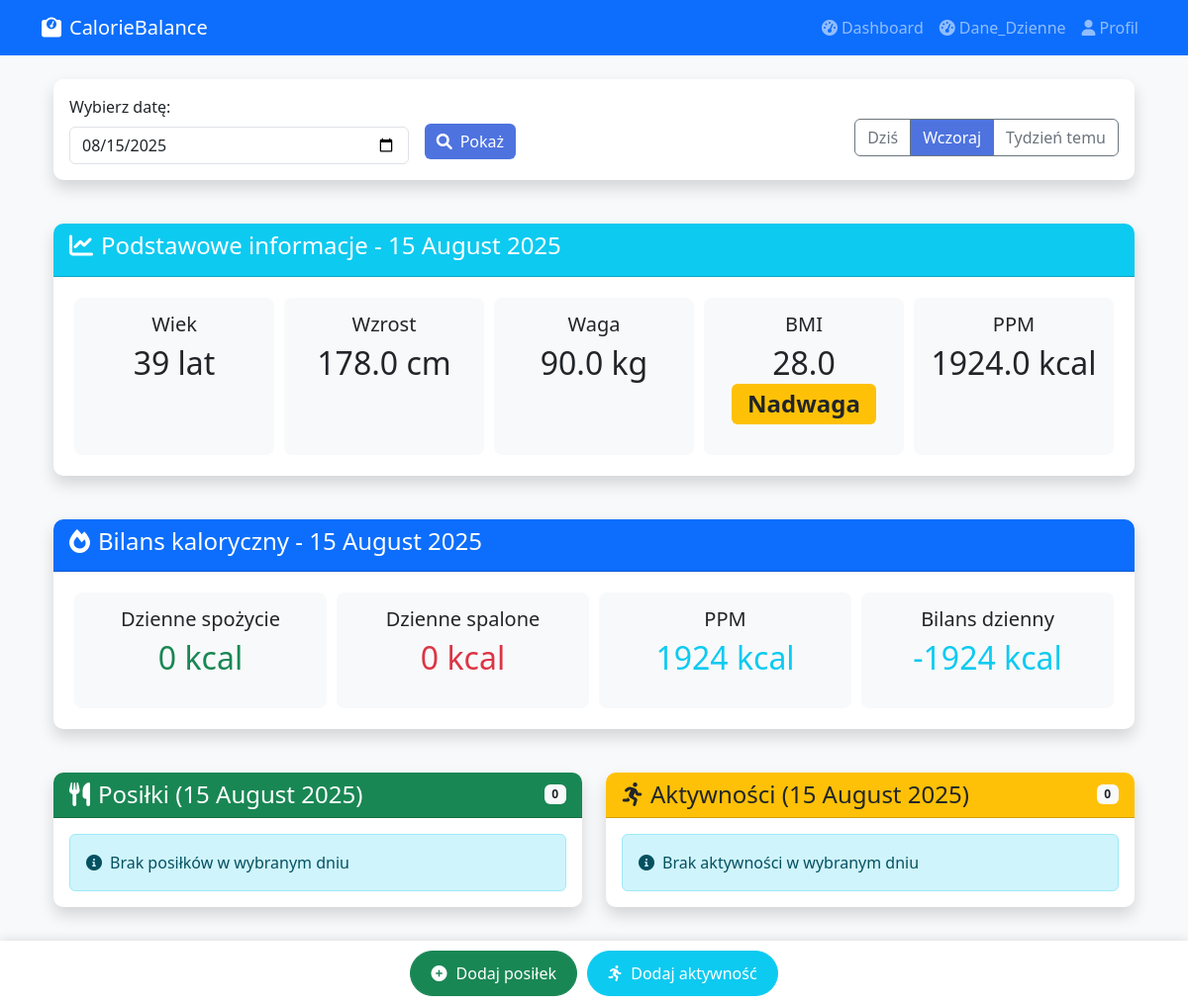
Page /daily-summary/?date=2025-08-15 (signed in) on the earlier database version.
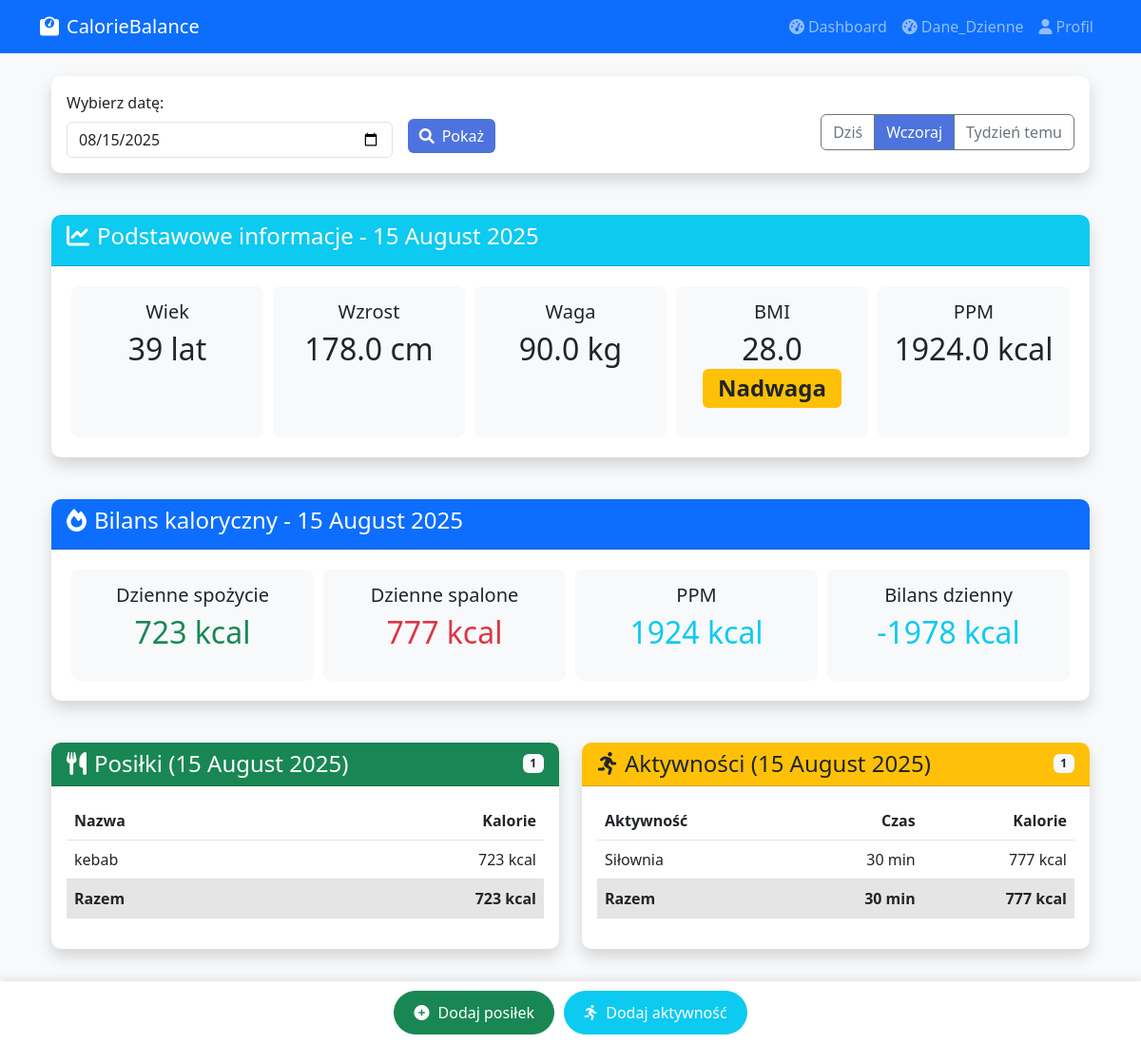
Same page on the later database version.
### calorie_tracker/models.py (models this page shows, shortened)
class Meal(models.Model):
    user = models.ForeignKey(User, on_delete=models.CASCADE)
    calories = models.FloatField()
    meal = models.CharField(max_length=100)
    protein = models.FloatField(default=0)
    carbs = models.FloatField(default=0)
    fat = models.FloatField(default=0)
    serving_qty = models.FloatField(default=0)
    serving_unit = models.CharField(max_length=50, blank=True)
    date = models.DateField()
    raw_api_data = models.JSONField(null=True, blank=True)
    class Meta:
        ordering = ['-date', '-id']  # Domyślne sortowanie

class Activity(models.Model):
    ACTIVITY_CHOICES = [
        ('RUN', 'Bieganie'),
        ('SWIM', 'Pływanie'),
        ('CYCLE', 'Jazda na rowerze'),
        ('GYM', 'Siłownia'),
        ('WALKING', 'Spacer'),
        ('Hiking', 'Chodzenie po górach'),
        ('Climbing', 'Wspinaczka'),
        ('OTHER', 'Inne')
    ]
    user = models.ForeignKey(User, on_delete=models.CASCADE)
    activity_type = models.CharField(
        max_length=20,
        choices=ACTIVITY_CHOICES,
        default='OTHER'  # Dodajemy domyślną wartość
    )
    duration = models.PositiveIntegerField(default=30)  # w minutach
    calories_burned = models.PositiveIntegerField()
    date = models.DateField()
    notes = models.TextField(blank=True)

### calorie_tracker/views.py (the view)
# urls.py: path('daily-summary/', daily_summary_view, name='daily-summary-html'),
def daily_summary_view(request):
    user = request.user
    profile = getattr(user, 'userprofile', None)
    selected_date_str = request.GET.get('date')
    if selected_date_str:
        try:
            selected_date = date.fromisoformat(selected_date_str)
        except (ValueError, TypeError):
            selected_date = date.today()
    else:
        selected_date = date.today()
    meals = Meal.objects.filter(user=user, date=selected_date).order_by('-id')
    activities = Activity.objects.filter(user=user, date=selected_date).order_by('-id')
    ppm = calculate_ppm(profile) if profile else None
    total_eaten = sum(meal.calories for meal in meals)
    total_burned = sum(activity.calories_burned for activity in activities)
    total_activity_duration = sum(activity.duration for activity in activities)
    balance = total_eaten - total_burned - ppm
    age = calculate_age(profile.date_of_birth) if profile.date_of_birth else None
    bmi = None
    if profile and profile.weight and profile.height:
        height_m = profile.height / 100
        bmi = calculate_bmi(profile.weight, height_m)
    context = {
        'today': date.today(),
        'yesterday': date.today() - timedelta(days=1),
        'week_ago': date.today() - timedelta(days=7),
        'selected_date': selected_date,
        'total_eaten': total_eaten,
        'total_burned': total_burned,
        'total_activity_duration': total_activity_duration,
        'balance': round(balance,0) if balance else None,
        'meals': meals,
        'activities': activities,
        'bmi': round(bmi,0) if bmi else None,
        'ppm': round(ppm,0)if ppm else None,
        'height': profile.height if profile else None,
        'weight': profile.weight if profile else None,
        'age':age
    }
    return render(request, "daily_summary.html", context)

### calorie_tracker/views.py (called while the page is built)
def calculate_age(birth_date):
    today = date.today()
    return today.year - birth_date.year - ((today.month, today.day) < (birth_date.month, birth_date.day))

def calculate_ppm(profile):
    if profile.date_of_birth and profile.weight and profile.height and profile.gender:
        age = calculate_age(profile.date_of_birth)
        if profile.gender == 'F':
            return 655 + (9.6 * profile.weight) + (1.8 * profile.height) - (4.7 * age)
        else:
            return 66 + (13.7 * profile.weight) + (5 * profile.height) - (6.8 * age)
    return None

def calculate_bmi(weight: float, height: float) -> float:
    return weight / (height ** 2)

### templates/daily_summary.html (shortened to what the changed rows need)
{% extends "base.html" %}
{% block content %}
<div class="container mt-4">
    {% with formatted_date=selected_date|date:"j E Y" %}
    <div class="row mb-4">
        <div class="col-md-12">
            <div class="card shadow">
                <div class="card-body">
                    <div class="d-flex justify-content-between text-center flex-wrap">
                        <div class="info-box">
                            <h5>Dzienne spożycie</h5>
                            <p class="display-6 text-success">{{ total_eaten|floatformat:"0" }} kcal</p>
                        </div>
                        <div class="info-box">
                            <h5>Dzienne spalone</h5>
                            <p class="display-6 text-danger">{{ total_burned|floatformat:"0" }} kcal</p>
                        </div>
                        <div class="info-box">
                            <h5>Bilans dzienny</h5>
                            <p class="display-6 {% if balance > 0 %}text-warning{% else %}text-info{% endif %}">
                                {{ balance|floatformat:"0" }} kcal
                            </p>
                        </div>
                    </div>
                </div>
            </div>
        </div>
    </div>
    <div class="row mt-4">
        <div class="col-md-6">
            <div class="card shadow">
                <div class="card-header bg-success text-white">
                    <div class="d-flex justify-content-between align-items-center">
                        <h4 class="mb-0"><i class="fas fa-utensils me-2"></i>Posiłki ({{ formatted_date }})</h4>
                        <span class="badge bg-light text-dark">{{ meals.count }}</span>
                    </div>
                </div>
                <div class="card-body">
                    {% if meals %}
                    <div class="table-responsive">
                        <table class="table text-nowrap">
                            <thead>
                                <tr>
                                    <th>Nazwa</th>
                                    <th class="text-end">Kalorie</th>
                                </tr>
                            </thead>
                            <tbody>
                                {% for meal in meals %}
                                <tr>
                                    <td>{{ meal.meal }}</td>
                                    <td class="text-end">{{ meal.calories|floatformat:"0" }} kcal</td>
                                </tr>
                                {% endfor %}
                            </tbody>
                            <tfoot>
                                <tr class="table-active">
                                    <th>Razem</th>
                                    <th class="text-end">{{ total_eaten|floatformat:"0" }} kcal</th>
                                </tr>
                            </tfoot>
                        </table>
                    </div>
                    {% else %}
                    <div class="alert alert-info mb-0">
                        <i class="fas fa-info-circle me-2"></i>Brak posiłków w wybranym dniu
                    </div>
                    {% endif %}
                </div>
            </div>
        </div>
        <div class="col-md-6">
            <div class="card shadow">
                <div class="card-header bg-warning text-dark">
                    <div class="d-flex justify-content-between align-items-center">
                        <h4 class="mb-0"><i class="fas fa-running me-2"></i>Aktywności ({{ formatted_date }})</h4>
                        <span class="badge bg-light text-dark">{{ activities.count }}</span>
                    </div>
                </div>
                <div class="card-body">
                    {% if activities %}
                    <div class="table-responsive">
                        <table class="table text-nowrap">
                            <thead>
                                <tr>
                                    <th>Aktywność</th>
                                    <th class="text-end">Czas</th>
                                    <th class="text-end">Kalorie</th>
                                </tr>
                            </thead>
                            <tbody>
                                {% for activity in activities %}
                                <tr>
                                    <td>{{ activity.get_activity_type_display }}</td>
                                    <td class="text-end">{{ activity.duration }} min</td>
                                    <td class="text-end">{{ activity.calories_burned|floatformat:"0" }} kcal</td>
                                </tr>
                                {% endfor %}
                            </tbody>
                            <tfoot>
                                <tr class="table-active">
                                    <th>Razem</th>
                                    <th class="text-end">{{ total_activity_duration|default:"0" }} min</th>
                                    <th class="text-end">{{ total_burned|floatformat:"0" }} kcal</th>
                                </tr>
                            </tfoot>
                        </table>
                    </div>
                    {% else %}
                    <div class="alert alert-info mb-0">
                        <i class="fas fa-info-circle me-2"></i>Brak aktywności w wybranym dniu
                    </div>
                    {% endif %}
                </div>
            </div>
        </div>
    </div>
    {% endwith %}
</div>
{% endblock %}

Differences in the rows shown:
added Meal: meal "kebab", calories "723"
added Activity: activity_type "Siłownia", duration "30", calories_burned "777"
Other differences:
{{ total_eaten|floatformat:"0" }}: "0" → "723"
{{ total_burned|floatformat:"0" }}: "0" → "777"
{{ balance|floatformat:"0" }}: "-1924" → "-1978"
{{ meals.count }}: "0" → "1"
{{ total_eaten|floatformat:"0" }}: (not shown) → "723"
{{ activities.count }}: "0" → "1"
{{ total_activity_duration|default:"0" }}: (not shown) → "30"
{{ total_burned|floatformat:"0" }}: (not shown) → "777"
text no longer shown: "Brak posiłków w wybranym dniu Brak aktywności w wybranym dniu"
text now shown: "Nazwa Kalorie Razem kcal Aktywność Czas Kalorie Razem min kcal"
